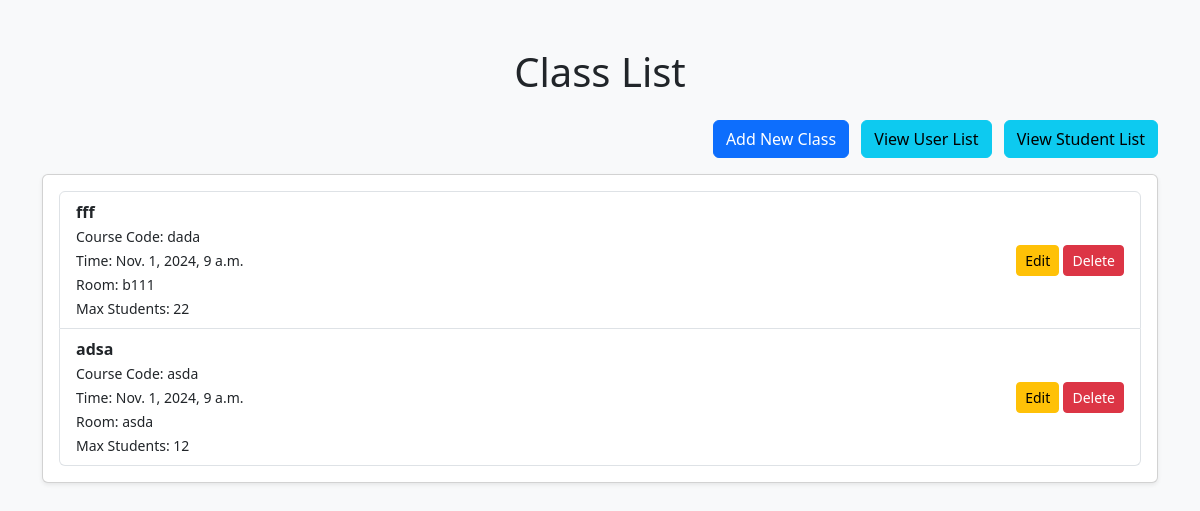
Before: /classes/ (signed in) with the older database file.
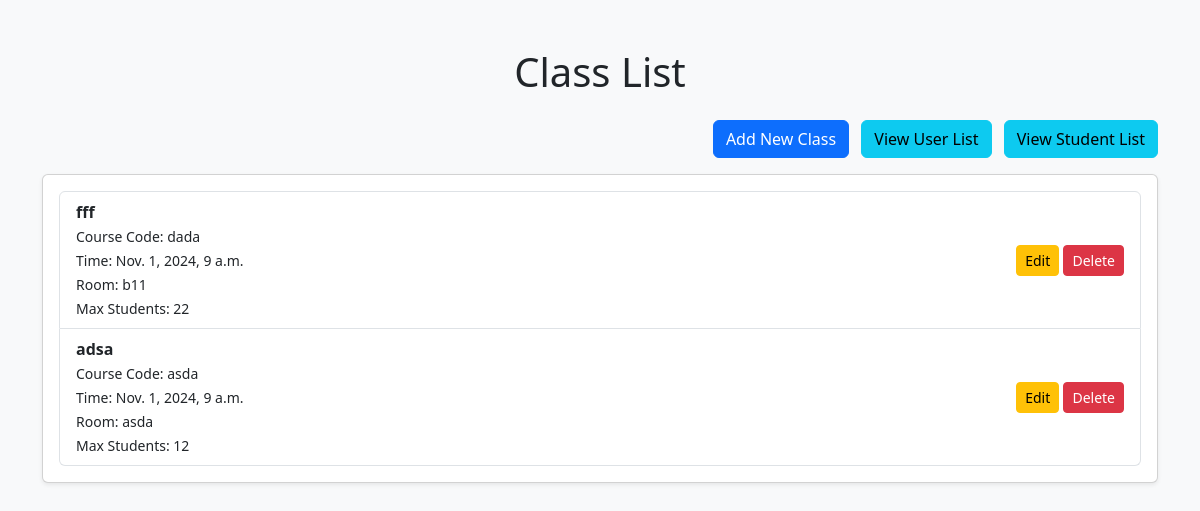
After: the same page with the newer database file.
### samsapp/models.py (models this page shows, shortened)
class Class(models.Model):
    class_id = models.AutoField(primary_key=True)  # Automatically increments
    student_id = models.ForeignKey('Student', on_delete=models.CASCADE)  # Relates to the Student model
    course_code = models.CharField(max_length=50)
    class_name = models.CharField(max_length=100)
    class_time = models.DateTimeField()
    room_number = models.CharField(max_length=10)
    max_students = models.IntegerField()

### samsapp/views.py (the view)
# urls.py: path('classes/', views.class_list, name='class_list'),
@login_required(login_url='login')
def class_list(request):
    classes = Class.objects.all()
    return render(request, 'samsapp/class_list.html', {'classes': classes})

### samsapp/templates/samsapp/class_list.html (shortened to what this page needs)
<!DOCTYPE html>
<html lang="en">
<head>
    <link href="https://cdn.jsdelivr.net/npm/bootstrap@5.3.0-alpha1/dist/css/bootstrap.min.css" rel="stylesheet">
</head>
<body class="bg-light">
<div class="container mt-5">
    <h1 class="text-center mb-4">Class List</h1>
    <div class="text-end mb-3">
        <a href="{% url 'class_add' %}" class="btn btn-primary">Add New Class</a>
        <a href="{% url 'user_list' %}" class="btn btn-info ms-2">View User List</a>
        <a href="{% url 'student_list' %}" class="btn btn-info ms-2">View Student List</a>
    </div>
    <div class="card shadow-sm">
        <div class="card-body">
            <ul class="list-group">
                {% for class in classes %}
                    <li class="list-group-item d-flex justify-content-between align-items-center">
                        <div>
                            <strong>{{ class.class_name }}</strong><br>
                            <small>Course Code: {{ class.course_code }}</small><br>
                            <small>Time: {{ class.class_time }}</small><br>
                            <small>Room: {{ class.room_number }}</small><br>
                            <small>Max Students: {{ class.max_students }}</small>
                        </div>
                        <div>
                            <a href="{% url 'class_update' class.class_id %}" class="btn btn-warning btn-sm">Edit</a>
                            <a href="{% url 'class_delete' class.class_id %}" class="btn btn-danger btn-sm">Delete</a>
                        </div>
                    </li>
                {% empty %}
                    <li class="list-group-item text-center">No classes found.</li>
                {% endfor %}
            </ul>
        </div>
    </div>
</div>
</body>
</html>

Changed rows visible on the page:
changed Class "fff": room_number "b111" → "b11"
